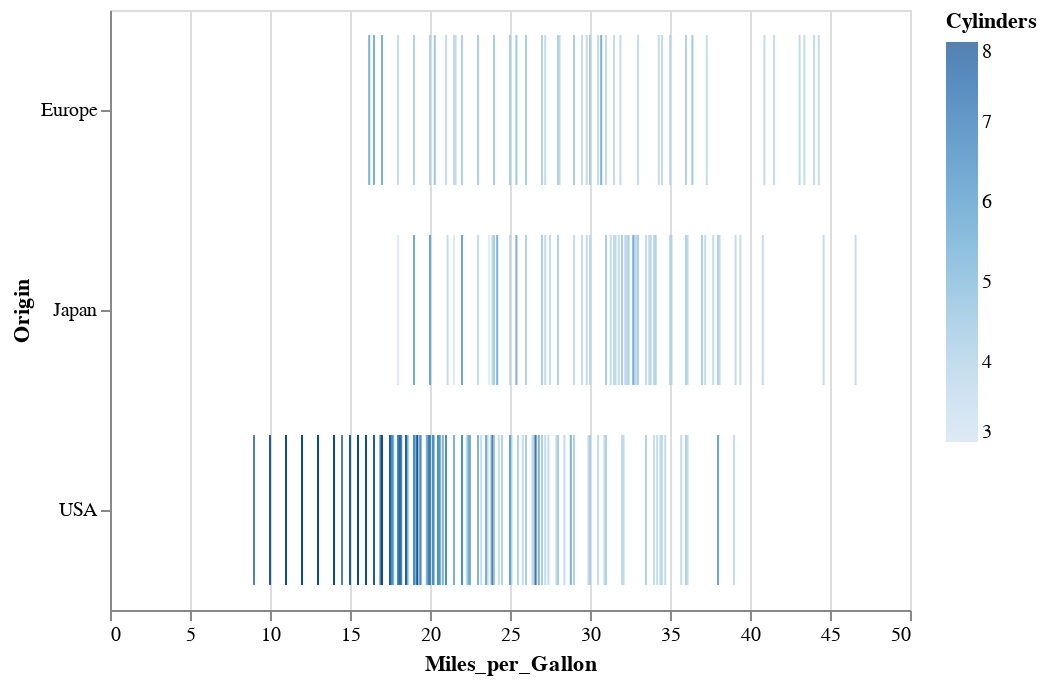

The code cell stored with this chart in its notebook:
### Markdown cell above
Let's look at a simple plot containing three of the columns from the cars data:

### Code cell
alt.Chart(cars).mark_tick().encode(
    x='Miles_per_Gallon',
    y='Origin',
    color='Cylinders'
)

### Figure 1 — Vega-Lite specification as saved in the notebook (floating-point values rounded to 4 significant figures; data arrays with more than 128 entries replaced by an {"elided": "..."} marker saying what was removed)
{"$schema": "https://vega.github.io/schema/vega-lite/v2.4.1.json", "config": {"view": {"height": 300, "width": 400}}, "data": {"values": {"elided": "406 records"}}, "encoding": {"color": {"field": "Cylinders", "type": "quantitative"}, "x": {"field": "Miles_per_Gallon", "type": "quantitative"}, "y": {"field": "Origin", "type": "nominal"}}, "mark": "tick"}
